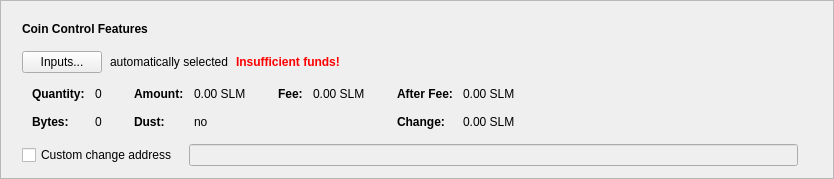
      <widget class="QFrame" name="frameCoinControl">
       <property name="sizePolicy">
        <sizepolicy hsizetype="Expanding" vsizetype="Fixed">
         <horstretch>0</horstretch>
         <verstretch>0</verstretch>
        </sizepolicy>
       </property>
       <property name="frameShape">
        <enum>QFrame::StyledPanel</enum>
       </property>
       <property name="frameShadow">
        <enum>QFrame::Raised</enum>
       </property>
       <layout class="QVBoxLayout" name="verticalLayout_2">
        <item>
         <layout class="QVBoxLayout" name="verticalLayoutCoinControl" stretch="0,0,0,0,0">
          <property name="spacing">
           <number>0</number>
          </property>
          <property name="sizeConstraint">
           <enum>QLayout::SetDefaultConstraint</enum>
          </property>
          <property name="leftMargin">
           <number>10</number>
          </property>
          <property name="topMargin">
           <number>10</number>
          </property>
          <item>
           <layout class="QHBoxLayout" name="horizontalLayoutCoinControl1">
            <property name="bottomMargin">
             <number>15</number>
            </property>
            <item>
             <widget class="QLabel" name="labelCoinControlFeatures">
              <property name="sizePolicy">
               <sizepolicy hsizetype="Preferred" vsizetype="Maximum">
                <horstretch>0</horstretch>
                <verstretch>0</verstretch>
               </sizepolicy>
              </property>
              <property name="font">
               <font>
                <weight>75</weight>
                <bold>true</bold>
               </font>
              </property>
              <property name="styleSheet">
               <string notr="true">font-weight:bold;</string>
              </property>
              <property name="text">
               <string>Coin Control Features</string>
              </property>
             </widget>
            </item>
           </layout>
          </item>
          <item>
           <layout class="QHBoxLayout" name="horizontalLayoutCoinControl2" stretch="0,0,0,0">
            <property name="spacing">
             <number>8</number>
            </property>
            <property name="bottomMargin">
             <number>10</number>
            </property>
            <item>
             <widget class="QPushButton" name="pushButtonCoinControl">
              <property name="styleSheet">
               <string notr="true"/>
              </property>
              <property name="text">
               <string>Inputs...</string>
              </property>
              <property name="autoDefault">
               <bool>false</bool>
              </property>
             </widget>
            </item>
            <item>
             <widget class="QLabel" name="labelCoinControlAutomaticallySelected">
              <property name="text">
               <string>automatically selected</string>
              </property>
              <property name="margin">
               <number>5</number>
              </property>
             </widget>
            </item>
            <item>
             <widget class="QLabel" name="labelCoinControlInsuffFunds">
              <property name="font">
               <font>
                <weight>75</weight>
                <bold>true</bold>
               </font>
              </property>
              <property name="styleSheet">
               <string notr="true">color:red;font-weight:bold;</string>
              </property>
              <property name="text">
               <string>Insufficient funds!</string>
              </property>
              <property name="margin">
               <number>5</number>
              </property>
             </widget>
            </item>
            <item>
             <spacer name="horizontalSpacerCoinControl">
              <property name="orientation">
               <enum>Qt::Horizontal</enum>
              </property>
              <property name="sizeHint" stdset="0">
               <size>
                <width>40</width>
                <height>1</height>
               </size>
              </property>
             </spacer>
            </item>
           </layout>
          </item>
          <item>
           <widget class="QWidget" name="widgetCoinControl" native="true">
            <property name="sizePolicy">
             <sizepolicy hsizetype="Preferred" vsizetype="Preferred">
              <horstretch>0</horstretch>
              <verstretch>0</verstretch>
             </sizepolicy>
            </property>
            <property name="minimumSize">
             <size>
              <width>0</width>
              <height>0</height>
             </size>
            </property>
            <property name="styleSheet">
             <string notr="true"/>
            </property>
            <layout class="QHBoxLayout" name="horizontalLayoutCoinControl5">
             <property name="leftMargin">
              <number>0</number>
             </property>
             <property name="topMargin">
              <number>0</number>
             </property>
             <property name="rightMargin">
              <number>0</number>
             </property>
             <property name="bottomMargin">
              <number>0</number>
             </property>
             <item>
              <layout class="QHBoxLayout" name="horizontalLayoutCoinControl3" stretch="0,0,0,1">
               <property name="spacing">
                <number>20</number>
               </property>
               <property name="topMargin">
                <number>0</number>
               </property>
               <property name="bottomMargin">
                <number>10</number>
               </property>
               <item>
                <layout class="QFormLayout" name="formLayoutCoinControl1">
                 <property name="horizontalSpacing">
                  <number>10</number>
                 </property>
                 <property name="verticalSpacing">
                  <number>14</number>
                 </property>
                 <property name="leftMargin">
                  <number>10</number>
                 </property>
                 <property name="topMargin">
                  <number>4</number>
                 </property>
                 <property name="rightMargin">
                  <number>6</number>
                 </property>
                 <item row="0" column="0">
                  <widget class="QLabel" name="labelCoinControlQuantityText">
                   <property name="font">
                    <font>
                     <weight>75</weight>
                     <bold>true</bold>
                    </font>
                   </property>
                   <property name="text">
                    <string>Quantity:</string>
                   </property>
                   <property name="margin">
                    <number>0</number>
                   </property>
                  </widget>
                 </item>
                 <item row="0" column="1">
                  <widget class="QLabel" name="labelCoinControlQuantity">
                   <property name="cursor">
                    <cursorShape>IBeamCursor</cursorShape>
                   </property>
                   <property name="contextMenuPolicy">
                    <enum>Qt::ActionsContextMenu</enum>
                   </property>
                   <property name="text">
                    <string notr="true">0</string>
                   </property>
                   <property name="margin">
                    <number>0</number>
                   </property>
                   <property name="textInteractionFlags">
                    <set>Qt::LinksAccessibleByMouse|Qt::TextSelectableByKeyboard|Qt::TextSelectableByMouse</set>
                   </property>
                  </widget>
                 </item>
                 <item row="1" column="0">
                  <widget class="QLabel" name="labelCoinControlBytesText">
                   <property name="font">
                    <font>
                     <weight>75</weight>
                     <bold>true</bold>
                    </font>
                   </property>
                   <property name="text">
                    <string>Bytes:</string>
                   </property>
                  </widget>
                 </item>
                 <item row="1" column="1">
                  <widget class="QLabel" name="labelCoinControlBytes">
                   <property name="cursor">
                    <cursorShape>IBeamCursor</cursorShape>
                   </property>
                   <property name="contextMenuPolicy">
                    <enum>Qt::ActionsContextMenu</enum>
                   </property>
                   <property name="text">
                    <string notr="true">0</string>
                   </property>
                   <property name="textInteractionFlags">
                    <set>Qt::LinksAccessibleByMouse|Qt::TextSelectableByKeyboard|Qt::TextSelectableByMouse</set>
                   </property>
                  </widget>
                 </item>
                </layout>
               </item>
               <item>
                <layout class="QFormLayout" name="formLayoutCoinControl2">
                 <property name="horizontalSpacing">
                  <number>10</number>
                 </property>
                 <property name="verticalSpacing">
                  <number>14</number>
                 </property>
                 <property name="leftMargin">
                  <number>6</number>
                 </property>
                 <property name="topMargin">
                  <number>4</number>
                 </property>
                 <property name="rightMargin">
                  <number>6</number>
                 </property>
                 <item row="0" column="0">
                  <widget class="QLabel" name="labelCoinControlAmountText">
                   <property name="font">
                    <font>
                     <weight>75</weight>
                     <bold>true</bold>
                    </font>
                   </property>
                   <property name="text">
                    <string>Amount:</string>
                   </property>
                   <property name="margin">
                    <number>0</number>
                   </property>
                  </widget>
                 </item>
                 <item row="0" column="1">
                  <widget class="QLabel" name="labelCoinControlAmount">
                   <property name="cursor">
                    <cursorShape>IBeamCursor</cursorShape>
                   </property>
                   <property name="contextMenuPolicy">
                    <enum>Qt::ActionsContextMenu</enum>
                   </property>
                   <property name="text">
                    <string notr="true">0.00 SLM</string>
                   </property>
                   <property name="textInteractionFlags">
                    <set>Qt::LinksAccessibleByMouse|Qt::TextSelectableByKeyboard|Qt::TextSelectableByMouse</set>
                   </property>
                  </widget>
                 </item>
                 <item row="1" column="0">
                  <widget class="QLabel" name="labelCoinControlLowOutputText">
                   <property name="font">
                    <font>
                     <weight>75</weight>
                     <bold>true</bold>
                    </font>
                   </property>
                   <property name="text">
                    <string>Dust:</string>
                   </property>
                  </widget>
                 </item>
                 <item row="1" column="1">
                  <widget class="QLabel" name="labelCoinControlLowOutput">
                   <property name="cursor">
                    <cursorShape>IBeamCursor</cursorShape>
                   </property>
                   <property name="contextMenuPolicy">
                    <enum>Qt::ActionsContextMenu</enum>
                   </property>
                   <property name="text">
                    <string notr="true">no</string>
                   </property>
                   <property name="textInteractionFlags">
                    <set>Qt::LinksAccessibleByMouse|Qt::TextSelectableByKeyboard|Qt::TextSelectableByMouse</set>
                   </property>
                  </widget>
                 </item>
                </layout>
               </item>
               <item>
                <layout class="QFormLayout" name="formLayoutCoinControl3">
                 <property name="horizontalSpacing">
                  <number>10</number>
                 </property>
                 <property name="verticalSpacing">
                  <number>14</number>
                 </property>
                 <property name="leftMargin">
                  <number>6</number>
                 </property>
                 <property name="topMargin">
                  <number>4</number>
                 </property>
                 <property name="rightMargin">
                  <number>6</number>
                 </property>
                 <item row="0" column="0">
                  <widget class="QLabel" name="labelCoinControlFeeText">
                   <property name="font">
                    <font>
                     <weight>75</weight>
                     <bold>true</bold>
                    </font>
                   </property>
                   <property name="text">
                    <string>Fee:</string>
                   </property>
                   <property name="margin">
                    <number>0</number>
                   </property>
                  </widget>
                 </item>
                 <item row="0" column="1">
                  <widget class="QLabel" name="labelCoinControlFee">
                   <property name="cursor">
                    <cursorShape>IBeamCursor</cursorShape>
                   </property>
                   <property name="contextMenuPolicy">
                    <enum>Qt::ActionsContextMenu</enum>
                   </property>
                   <property name="text">
                    <string notr="true">0.00 SLM</string>
                   </property>
                   <property name="textInteractionFlags">
                    <set>Qt::LinksAccessibleByMouse|Qt::TextSelectableByKeyboard|Qt::TextSelectableByMouse</set>
                   </property>
                  </widget>
                 </item>
                </layout>
               </item>
               <item>
                <layout class="QFormLayout" name="formLayoutCoinControl4">
                 <property name="horizontalSpacing">
                  <number>10</number>
                 </property>
                 <property name="verticalSpacing">
                  <number>14</number>
                 </property>
                 <property name="leftMargin">
                  <number>6</number>
                 </property>
                 <property name="topMargin">
                  <number>4</number>
                 </property>
                 <property name="rightMargin">
                  <number>6</number>
                 </property>
                 <item row="0" column="0">
                  <widget class="QLabel" name="labelCoinControlAfterFeeText">
                   <property name="font">
                    <font>
                     <weight>75</weight>
                     <bold>true</bold>
                    </font>
                   </property>
                   <property name="text">
                    <string>After Fee:</string>
                   </property>
                   <property name="margin">
                    <number>0</number>
                   </property>
                  </widget>
                 </item>
                 <item row="0" column="1">
                  <widget class="QLabel" name="labelCoinControlAfterFee">
                   <property name="cursor">
                    <cursorShape>IBeamCursor</cursorShape>
                   </property>
                   <property name="contextMenuPolicy">
                    <enum>Qt::ActionsContextMenu</enum>
                   </property>
                   <property name="text">
                    <string notr="true">0.00 SLM</string>
                   </property>
                   <property name="textInteractionFlags">
                    <set>Qt::LinksAccessibleByMouse|Qt::TextSelectableByKeyboard|Qt::TextSelectableByMouse</set>
                   </property>
                  </widget>
                 </item>
                 <item row="1" column="0">
                  <widget class="QLabel" name="labelCoinControlChangeText">
                   <property name="font">
                    <font>
                     <weight>75</weight>
                     <bold>true</bold>
                    </font>
                   </property>
                   <property name="text">
                    <string>Change:</string>
                   </property>
                  </widget>
                 </item>
                 <item row="1" column="1">
                  <widget class="QLabel" name="labelCoinControlChange">
                   <property name="cursor">
                    <cursorShape>IBeamCursor</cursorShape>
                   </property>
                   <property name="contextMenuPolicy">
                    <enum>Qt::ActionsContextMenu</enum>
                   </property>
                   <property name="text">
                    <string notr="true">0.00 SLM</string>
                   </property>
                   <property name="textInteractionFlags">
                    <set>Qt::LinksAccessibleByMouse|Qt::TextSelectableByKeyboard|Qt::TextSelectableByMouse</set>
                   </property>
                  </widget>
                 </item>
                </layout>
               </item>
              </layout>
             </item>
            </layout>
           </widget>
          </item>
          <item>
           <layout class="QHBoxLayout" name="horizontalLayoutCoinControl4" stretch="0,0,0">
            <property name="spacing">
             <number>12</number>
            </property>
            <property name="sizeConstraint">
             <enum>QLayout::SetDefaultConstraint</enum>
            </property>
            <property name="topMargin">
             <number>5</number>
            </property>
            <property name="rightMargin">
             <number>5</number>
            </property>
            <item>
             <widget class="QCheckBox" name="checkBoxCoinControlChange">
              <property name="toolTip">
               <string>If this is activated, but the change address is empty or invalid, change will be sent to a newly generated address.</string>
              </property>
              <property name="text">
               <string>Custom change address</string>
              </property>
             </widget>
            </item>
            <item>
             <widget class="QValidatedLineEdit" name="lineEditCoinControlChange">
              <property name="enabled">
               <bool>false</bool>
              </property>
              <property name="sizePolicy">
               <sizepolicy hsizetype="Expanding" vsizetype="Fixed">
                <horstretch>0</horstretch>
                <verstretch>0</verstretch>
               </sizepolicy>
              </property>
             </widget>
            </item>
            <item>
             <widget class="QLabel" name="labelCoinControlChangeLabel">
              <property name="sizePolicy">
               <sizepolicy hsizetype="Preferred" vsizetype="Expanding">
                <horstretch>0</horstretch>
                <verstretch>0</verstretch>
               </sizepolicy>
              </property>
              <property name="minimumSize">
               <size>
                <width>0</width>
                <height>0</height>
               </size>
              </property>
              <property name="text">
               <string/>
              </property>
              <property name="margin">
               <number>3</number>
              </property>
             </widget>
            </item>
           </layout>
          </item>
          <item>
           <spacer name="verticalSpacerCoinControl">
            <property name="orientation">
             <enum>Qt::Vertical</enum>
            </property>
            <property name="sizeType">
             <enum>QSizePolicy::Expanding</enum>
            </property>
            <property name="sizeHint" stdset="0">
             <size>
              <width>800</width>
              <height>1</height>
             </size>
            </property>
           </spacer>
          </item>
         </layout>
        </item>
       </layout>
      </widget>
